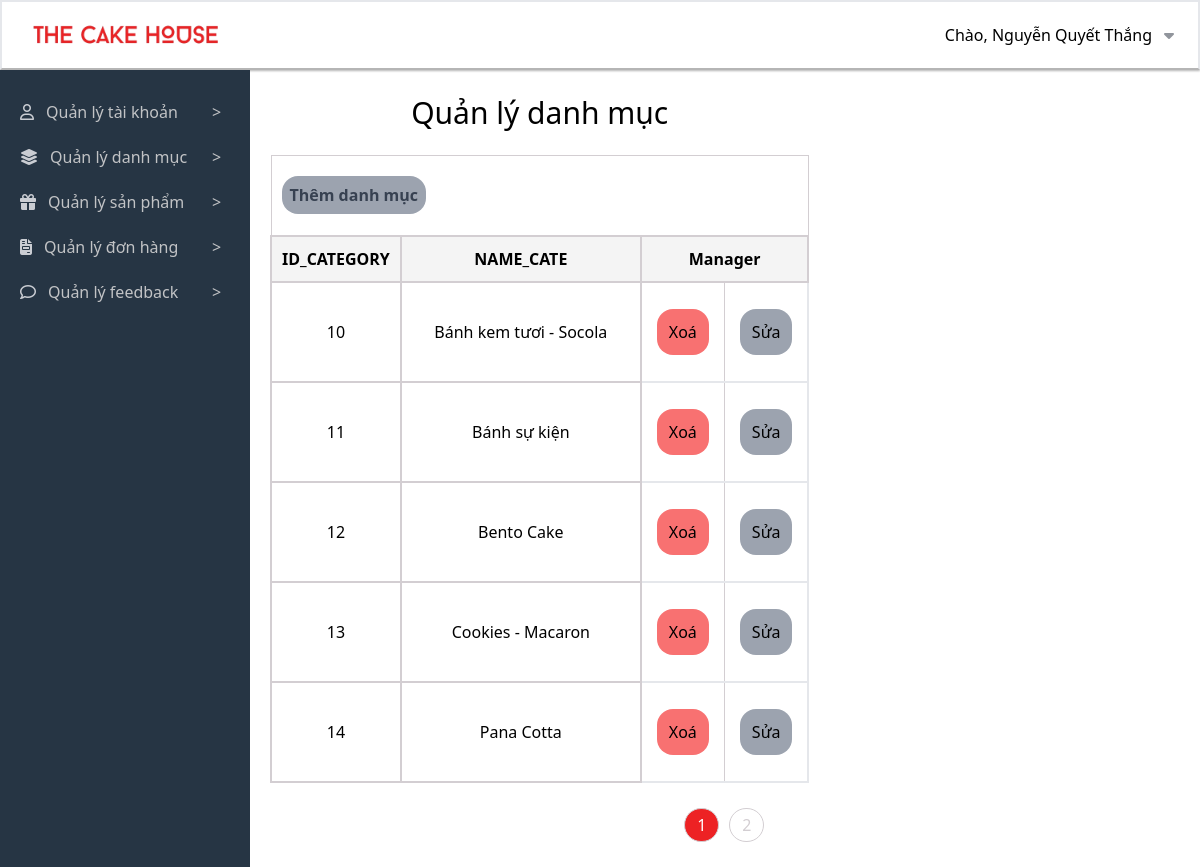
The app's page /admincp/index.php?action=quanlydanhmuc&query=lietke (signed in) with its own data.
### tables this page shows
CREATE TABLE `user` (
  `id` int(11) NOT NULL,
  `fullname` varchar(50) DEFAULT NULL,
  `avatar` varchar(200) DEFAULT NULL,
  `email` varchar(150) DEFAULT NULL,
  `phone` varchar(20) DEFAULT NULL,
  `address` varchar(200) DEFAULT NULL,
  `password` varchar(32) DEFAULT NULL,
  `role_id` int(11) DEFAULT NULL,
  `deleted` int(11) DEFAULT NULL
);

CREATE TABLE `category` (
  `id` int(11) NOT NULL,
  `name` varchar(100) DEFAULT NULL
);

### admincp/modules/quanlydanhmuc/lietke.php (the view, shortened to what this page needs)
<table border=1 class="mt-5 ml-5 h-[500px]">
    <caption class="text-[30px] font-medium mb-5">Quản lý danh mục</caption>
    <tr>
        <td class="font-semibold h-[80px] w-[50px] text-left" colspan="4">
            <a class="p-2 font-bold text-gray-700 bg-gray-400 rounded-2xl" href="index.php?action=quanlydanhmuc&query=them">Thêm danh mục</a>
        </td>
    </tr>
    <tr class="border-2">
        <th class="w-[90px] text-center border-2">ID_CATEGORY</th>
        <th class="w-[240px] text-center border-2">NAME_CATE</th>
        <th colspan="2" class="w-[100px] text-center border-2">Manager</th>
    </tr>
    <?php
    if(isset($_GET['trang'])) {
        $trang = $_GET['trang'];
      }
      else {
        $trang = 1;
      }
      if($trang == 1) {
        $begin = 0;
      }
      else {
        $begin = ($trang - 1) * 5;
      }
      $query_cnt = mysqli_query($conn, "SELECT * FROM category");
      $row_cnt = mysqli_num_rows($query_cnt);
      $page_cate = ceil($row_cnt/5);
        $sql_lietke_cate = "SELECT * FROM category ORDER BY category.id LIMIT $begin,5";
        $query_lietke_cate = mysqli_query($conn, $sql_lietke_cate);
    while($row = mysqli_fetch_array($query_lietke_cate)) {
        ?>
    <tr class="border-2">
        <td class="h-[100px] w-[90px] text-center border-2"><?php echo $row['id'] ?></td>
        <td class="h-[100px] w-[240px] text-center border-2"><?php echo $row['name'] ?></td>
        <td><a class="p-3 bg-red-400 rounded-2xl" href="javascript:void(0);" onclick="confirmDelete(<?php echo $row['id'] ?>)">Xoá</a></td>
        <td><a class="p-3 bg-gray-400 rounded-2xl" href="index.php?action=quanlydanhmuc&query=sua&iddanhmuc=<?php echo $row['id'] ?>">Sửa</a></td>
    <?php
    }
    ?>
</table>
<div class="flex justify-end clear-both my-5 mx-5">
        <ul class="list_page ">
        <?php
            for($i = 1; $i <= $page_cate; $i++) {
        ?>
            <li class="cursor-pointer" <?php if($i == $trang) {echo 'style="background: #ed2224; color: #fff;"';} else {echo '';}?>>
                <a <?php if($i == $trang) {echo 'style="color: #fff;"';}?>
                    href="index.php?action=quanlydanhmuc&query=lietke&trang=<?php echo $i ?>"><?php echo $i ?>
                </a>
            </li>
        <?php
            }
        ?>
        </ul>
    </div>

### admincp/modules/header.php (shortened to what this page needs)
<?php
include('config/connect.php');
?>
<div class="header flex flex-col w-full">
  <div class="h-[70px] flex justify-between px-6 header__inner border-2 border-b-[#B5B5B5] shadow-sm shadow-[#B5B5B5]">
    <div class="left flex items-center">
      <a class="flex" href="../index.php">
        <img class="logo_header max-w-[200px] max-h-[70px] mr-12" src="../images/logo-1.png" alt="Logo" />
      </a>
    </div>
    <div class="right relative flex items-center cursor-default">
      <div class="flex">
        <p>Chào,
          <?php
          if(isset($_SESSION['user_id'])) {
              $user_id = $_SESSION['user_id'];
              $sql = "SELECT fullname FROM user WHERE id = ? LIMIT 1";
              $stmt = mysqli_prepare($conn, $sql);
              mysqli_stmt_bind_param($stmt, "i", $user_id);
              mysqli_stmt_execute($stmt);
              $result = mysqli_stmt_get_result($stmt);
              if ($result && mysqli_num_rows($result) > 0) {
                  $row = mysqli_fetch_assoc($result);
                  echo htmlspecialchars($row['fullname']);
              } else {
                  echo "Guest";
              }
          } else {
              echo "Guest";
          }
?>
        </p>
        <div class="ml-3">
          <i class="fa-solid fa-caret-down" style="color: #91959c;"></i>
        </div>
      </div>
    </div>
  </div>
</div>

### admincp/modules/quanlydanhmuc/lietke.php (style rules this page uses)
ul.list_page li { float: left; padding: 4px 12px; margin: 5px; background-color: #fff; display: block; border: 1px solid #d3ced2; border-radius: 20px; }
ul.list_page li a { color: #d3ced2; text-align: center; text-decoration: none; }
table { width: 100%; border-collapse: collapse; margin: 20px 0; }
th, td { padding: 10px; text-align: center; border: 1px solid #d3ced2; }
th { background-color: #f4f4f4; }

### records on screen
user: fullname "Nguyễn Quyết Thắng"
category: id "10", name "Bánh kem tươi - Socola"
category: id "11", name "Bánh sự kiện"
category: id "12", name "Bento Cake"
category: id "13", name "Cookies - Macaron"
category: id "14", name "Pana Cotta"
